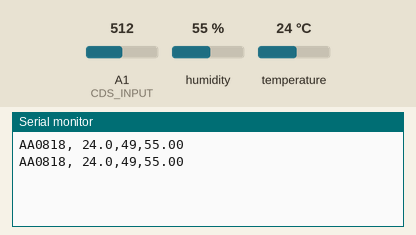
The sketch below on a simulated Arduino Uno, built with avr-gcc and run on an emulated ATmega328P. Shown: the last lines printed to the serial monitor. Inputs (shaded band) come from the test bench; at power-on: humidity 55 %, A1 (CDS_INPUT) = 512, temperature 24 °C.

Above: at 1.8 s.
1.9 s: humidity set to 22 %
At 2.8 s:
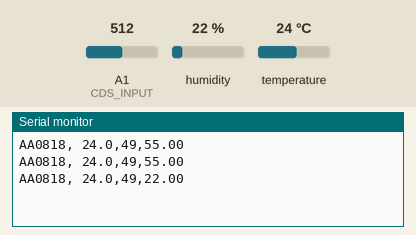
3.4 s: A1 (CDS_INPUT) set to 716
At 4.7 s:
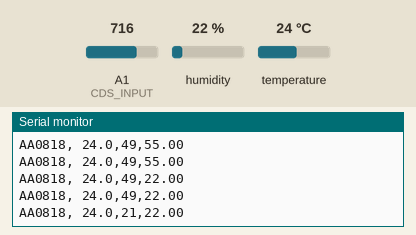
4.9 s: temperature set to 12 °C
At 5.8 s:
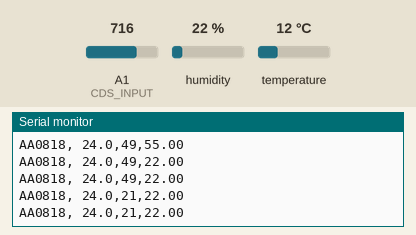
6.4 s: A1 (CDS_INPUT) set to 900
At 7.5 s:
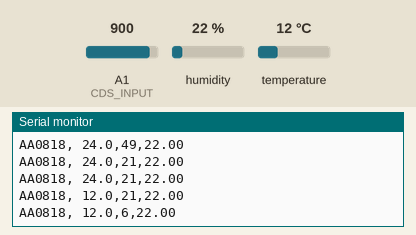
7.9 s: humidity set to 40 %
At 8.6 s:
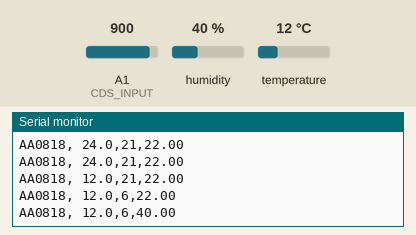
Timing chart, 0 to 10.4 s (numbered marks = the images above; inputs shaded):
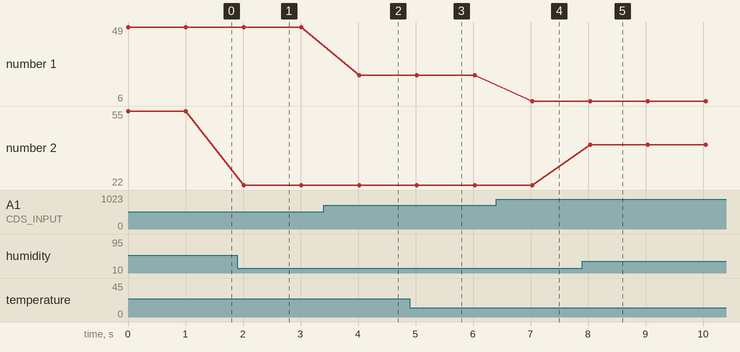

The sketch:

AA08_CdS_DHT22.ino
```cpp
// CdS + DHT22
#include "DHT.h"
#define DHTPIN 4
#define DHTTYPE DHT22
DHT dht(DHTPIN, DHTTYPE);
// CdS (LDR)
#define CDS_INPUT 1

void setup() {
  dht.begin();
  Serial.begin(9600);
}

void loop() {
  int cds_value, lux;
  float temp, humi;
  // Lux from CdS (LDR)
  cds_value = analogRead(CDS_INPUT);
  lux = int(luminosity(cds_value));
  // Reading temperature or humidity takes a given interval!
  // Sensor readings may also be up to 2 seconds 'old'
  humi = dht.readHumidity();
  // Read temperature as Celsius (the default)
  temp = dht.readTemperature();

  // Check if any reads failed and exit early (to try again).
  if (isnan(humi) || isnan(temp) || isnan(lux)) {
    Serial.println("Failed to read from DHT sensor or CdS!");
    return;
  }
  else {
    Serial.print("AA0818, ");
    Serial.print(temp,1);  // temperature, float
    Serial.print(",");
    Serial.print(lux,1);  // humidity, float
    Serial.print(",");
    Serial.println(humi);   // luminosity, int
  }
  delay(1000);  // 1000 msec, 1 Hz
}

//Voltage to Lux
double luminosity (int RawADC0){
  double Vout=RawADC0*5.0/1023.0;  // 5/1023 (Vin = 5 V)
  double lux=(2500/Vout-500)/10;
  // lux = 500 / Rldr, Vout = Ildr*Rldr = (5/(10 + Rldr))*Rldr
  return lux;
}
```

Measured:
- after the input at 1.9 s, the serial monitor: prints a new line after 0.11 s (image 1)
- after the input at 3.4 s, the serial monitor: prints a new line after 0.62 s (image 2)
- after the input at 6.4 s, the serial monitor: prints a new line after 0.63 s (image 4)
- after the input at 7.9 s, the serial monitor: prints a new line after 0.14 s (image 5)
- plotted number 1: 49 → 21 after the input at 3.4 s, 21 → 6 after the input at 6.4 s
- plotted number 2: 55 → 22 after the input at 1.9 s, 22 → 40 after the input at 7.9 s
